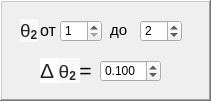
   <widget class="QFrame" name="frame_3">
    <property name="geometry">
     <rect>
      <x>470</x>
      <y>140</y>
      <width>211</width>
      <height>101</height>
     </rect>
    </property>
    <property name="frameShape">
     <enum>QFrame::WinPanel</enum>
    </property>
    <property name="frameShadow">
     <enum>QFrame::Raised</enum>
    </property>
    <widget class="QLabel" name="lbl_9">
     <property name="geometry">
      <rect>
       <x>20</x>
       <y>10</y>
       <width>21</width>
       <height>41</height>
      </rect>
     </property>
     <property name="text">
      <string>&lt;html&gt;&lt;head/&gt;&lt;body&gt;&lt;p&gt;&lt;span style=&quot; font-family:'serif'; font-size:14pt; color:#252525; background-color:#f9f9f9;&quot;&gt;θ&lt;/span&gt;&lt;span style=&quot; font-family:'serif'; font-size:14pt; font-weight:600; color:#252525; background-color:#f9f9f9; vertical-align:sub;&quot;&gt;2&lt;/span&gt;&lt;/p&gt;&lt;/body&gt;&lt;/html&gt;</string>
     </property>
    </widget>
    <widget class="QLabel" name="lbl_10">
     <property name="geometry">
      <rect>
       <x>40</x>
       <y>20</y>
       <width>21</width>
       <height>21</height>
      </rect>
     </property>
     <property name="text">
      <string>&lt;html&gt;&lt;head/&gt;&lt;body&gt;&lt;p&gt;&lt;span style=&quot; font-size:12pt;&quot;&gt;от&lt;/span&gt;&lt;/p&gt;&lt;/body&gt;&lt;/html&gt;</string>
     </property>
    </widget>
    <widget class="QLabel" name="lbl_11">
     <property name="geometry">
      <rect>
       <x>110</x>
       <y>20</y>
       <width>21</width>
       <height>21</height>
      </rect>
     </property>
     <property name="text">
      <string>&lt;html&gt;&lt;head/&gt;&lt;body&gt;&lt;p&gt;&lt;span style=&quot; font-size:11pt;&quot;&gt;до&lt;/span&gt;&lt;/p&gt;&lt;/body&gt;&lt;/html&gt;</string>
     </property>
    </widget>
    <widget class="QSpinBox" name="spinBox">
     <property name="geometry">
      <rect>
       <x>60</x>
       <y>20</y>
       <width>42</width>
       <height>22</height>
      </rect>
     </property>
     <property name="minimum">
      <number>1</number>
     </property>
     <property name="maximum">
      <number>99</number>
     </property>
     <property name="value">
      <number>1</number>
     </property>
    </widget>
    <widget class="QSpinBox" name="spinBox_2">
     <property name="geometry">
      <rect>
       <x>140</x>
       <y>20</y>
       <width>42</width>
       <height>22</height>
      </rect>
     </property>
     <property name="minimum">
      <number>1</number>
     </property>
     <property name="maximum">
      <number>99</number>
     </property>
     <property name="value">
      <number>2</number>
     </property>
    </widget>
    <widget class="QLabel" name="lbl_5">
     <property name="geometry">
      <rect>
       <x>40</x>
       <y>50</y>
       <width>81</width>
       <height>41</height>
      </rect>
     </property>
     <property name="text">
      <string>&lt;!DOCTYPE HTML PUBLIC &quot;-//W3C//DTD HTML 4.0//EN&quot; &quot;http://www.w3.org/TR/REC-html40/strict.dtd&quot;&gt;
&lt;html&gt;&lt;head&gt;&lt;meta name=&quot;qrichtext&quot; content=&quot;1&quot; /&gt;&lt;style type=&quot;text/css&quot;&gt;
p, li { white-space: pre-wrap; }
&lt;/style&gt;&lt;/head&gt;&lt;body style=&quot; font-family:'MS Shell Dlg 2'; font-size:8pt; font-weight:400; font-style:normal;&quot;&gt;
&lt;p style=&quot; margin-top:12px; margin-bottom:12px; margin-left:0px; margin-right:0px; -qt-block-indent:0; text-indent:0px;&quot;&gt;&lt;span style=&quot; font-family:'arial,sans-serif'; font-size:16pt; color:#222222; background-color:#ffffff;&quot;&gt;Δ &lt;/span&gt;&lt;span style=&quot; font-family:'serif'; font-size:14pt; color:#252525; background-color:#f9f9f9;&quot;&gt;θ&lt;/span&gt;&lt;span style=&quot; font-family:'serif'; font-size:14pt; font-weight:600; color:#252525; background-color:#f9f9f9; vertical-align:sub;&quot;&gt;2 &lt;/span&gt;&lt;span style=&quot; font-family:'Times New Roman,serif'; font-size:16pt;&quot;&gt;=&lt;/span&gt;&lt;/p&gt;&lt;/body&gt;&lt;/html&gt;</string>
     </property>
    </widget>
    <widget class="QDoubleSpinBox" name="dblSpinBox_7">
     <property name="geometry">
      <rect>
       <x>100</x>
       <y>60</y>
       <width>61</width>
       <height>22</height>
      </rect>
     </property>
     <property name="wrapping">
      <bool>true</bool>
     </property>
     <property name="decimals">
      <number>3</number>
     </property>
     <property name="minimum">
      <double>0.001000000000000</double>
     </property>
     <property name="maximum">
      <double>2.000000000000000</double>
     </property>
     <property name="singleStep">
      <double>0.050000000000000</double>
     </property>
     <property name="value">
      <double>0.100000000000000</double>
     </property>
    </widget>
   </widget>
